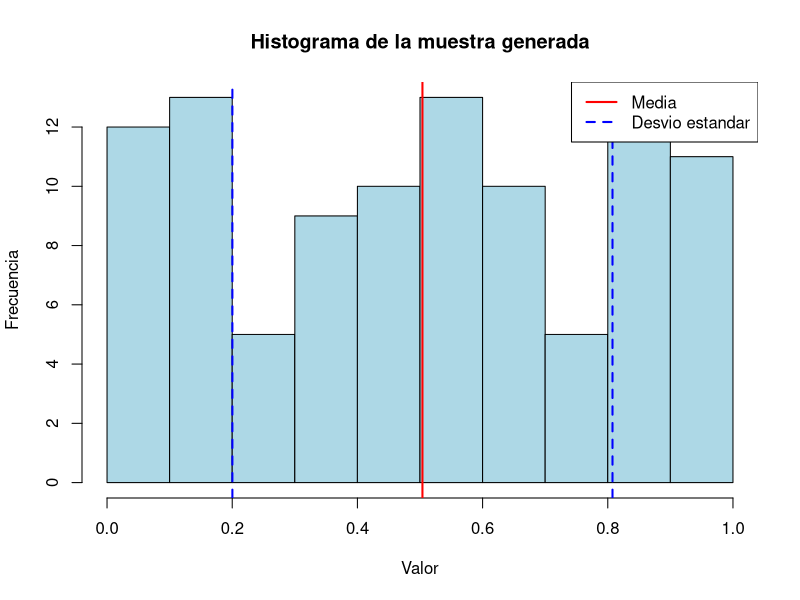

Generate this figure with R:
muestra <- sample(seq(0, 1, by = 0.01), 100, replace = TRUE)

media <- mean(muestra) # Media

desvio_estandar <- sd(muestra) # Desvio estandar

varianza <- var(muestra) # Varianza

hist(muestra, breaks=10, col='lightblue', border='black', xlab='Valor', ylab='Frecuencia', main='Histograma de la muestra generada') # Histograma

abline(v=media, col='red', lwd=2) # Linea para mostrar la media
abline(v=c(media - desvio_estandar, media + desvio_estandar), col='blue', lwd=2, lty=2) # Linea de la desvio estandar

legend('topright', legend=c('Media', 'Desvio estandar'), col=c('red', 'blue'), lwd=2, lty=1:2) # Leyenda del grafico